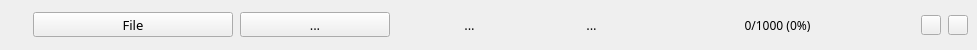
<?xml version="1.0" encoding="UTF-8"?>
<ui version="4.0">
 <class>fileBar</class>
 <widget class="QWidget" name="fileBar">
  <property name="geometry">
   <rect>
    <x>0</x>
    <y>0</y>
    <width>977</width>
    <height>50</height>
   </rect>
  </property>
  <property name="minimumSize">
   <size>
    <width>0</width>
    <height>50</height>
   </size>
  </property>
  <property name="maximumSize">
   <size>
    <width>16777215</width>
    <height>50</height>
   </size>
  </property>
  <property name="windowTitle">
   <string>Form</string>
  </property>
  <property name="autoFillBackground">
   <bool>false</bool>
  </property>
  <layout class="QHBoxLayout" name="horizontalLayout_2">
   <property name="spacing">
    <number>0</number>
   </property>
   <property name="leftMargin">
    <number>0</number>
   </property>
   <property name="topMargin">
    <number>0</number>
   </property>
   <property name="rightMargin">
    <number>0</number>
   </property>
   <property name="bottomMargin">
    <number>0</number>
   </property>
   <item>
    <widget class="QWidget" name="fileBarContentWidget" native="true">
     <layout class="QHBoxLayout" name="horizontalLayout">
      <property name="spacing">
       <number>7</number>
      </property>
      <property name="leftMargin">
       <number>11</number>
      </property>
      <property name="topMargin">
       <number>5</number>
      </property>
      <property name="bottomMargin">
       <number>5</number>
      </property>
      <item>
       <widget class="QWidget" name="sortWidget" native="true">
        <property name="sizePolicy">
         <sizepolicy hsizetype="Preferred" vsizetype="Preferred">
          <horstretch>0</horstretch>
          <verstretch>0</verstretch>
         </sizepolicy>
        </property>
        <layout class="QVBoxLayout" name="verticalLayout">
         <property name="spacing">
          <number>2</number>
         </property>
         <property name="leftMargin">
          <number>0</number>
         </property>
         <property name="topMargin">
          <number>0</number>
         </property>
         <property name="rightMargin">
          <number>0</number>
         </property>
         <property name="bottomMargin">
          <number>0</number>
         </property>
         <item>
          <widget class="QWidget" name="dragHandle" native="true">
           <property name="minimumSize">
            <size>
             <width>15</width>
             <height>32</height>
            </size>
           </property>
           <property name="maximumSize">
            <size>
             <width>15</width>
             <height>32</height>
            </size>
           </property>
          </widget>
         </item>
        </layout>
       </widget>
      </item>
      <item>
       <widget class="QPushButton" name="fileNameButton">
        <property name="minimumSize">
         <size>
          <width>200</width>
          <height>25</height>
         </size>
        </property>
        <property name="maximumSize">
         <size>
          <width>200</width>
          <height>25</height>
         </size>
        </property>
        <property name="font">
         <font>
          <family>Mi Outfit</family>
          <pointsize>10</pointsize>
         </font>
        </property>
        <property name="text">
         <string>File</string>
        </property>
       </widget>
      </item>
      <item>
       <widget class="QPushButton" name="frameButton">
        <property name="minimumSize">
         <size>
          <width>150</width>
          <height>25</height>
         </size>
        </property>
        <property name="maximumSize">
         <size>
          <width>150</width>
          <height>25</height>
         </size>
        </property>
        <property name="font">
         <font>
          <family>Mi Outfit</family>
          <pointsize>10</pointsize>
         </font>
        </property>
        <property name="text">
         <string>...</string>
        </property>
       </widget>
      </item>
      <item>
       <widget class="QLabel" name="resolutionLabel">
        <property name="minimumSize">
         <size>
          <width>145</width>
          <height>25</height>
         </size>
        </property>
        <property name="maximumSize">
         <size>
          <width>145</width>
          <height>25</height>
         </size>
        </property>
        <property name="font">
         <font>
          <family>Mi Outfit</family>
          <pointsize>10</pointsize>
         </font>
        </property>
        <property name="text">
         <string>...</string>
        </property>
        <property name="alignment">
         <set>Qt::AlignmentFlag::AlignCenter</set>
        </property>
        <property name="margin">
         <number>0</number>
        </property>
        <property name="indent">
         <number>-1</number>
        </property>
       </widget>
      </item>
      <item>
       <widget class="QLabel" name="renderEngineLabel">
        <property name="minimumSize">
         <size>
          <width>85</width>
          <height>25</height>
         </size>
        </property>
        <property name="maximumSize">
         <size>
          <width>85</width>
          <height>25</height>
         </size>
        </property>
        <property name="font">
         <font>
          <family>Mi Outfit</family>
          <pointsize>10</pointsize>
         </font>
        </property>
        <property name="text">
         <string>...</string>
        </property>
        <property name="alignment">
         <set>Qt::AlignmentFlag::AlignCenter</set>
        </property>
        <property name="margin">
         <number>0</number>
        </property>
        <property name="indent">
         <number>-1</number>
        </property>
       </widget>
      </item>
      <item>
       <widget class="ProgressBar" name="progressBar" native="true">
        <property name="sizePolicy">
         <sizepolicy hsizetype="Expanding" vsizetype="Preferred">
          <horstretch>0</horstretch>
          <verstretch>0</verstretch>
         </sizepolicy>
        </property>
        <property name="minimumSize">
         <size>
          <width>0</width>
          <height>20</height>
         </size>
        </property>
        <property name="maximumSize">
         <size>
          <width>16777215</width>
          <height>20</height>
         </size>
        </property>
        <layout class="QVBoxLayout" name="verticalLayout_2">
         <property name="spacing">
          <number>0</number>
         </property>
         <property name="leftMargin">
          <number>0</number>
         </property>
         <property name="topMargin">
          <number>0</number>
         </property>
         <property name="rightMargin">
          <number>0</number>
         </property>
         <property name="bottomMargin">
          <number>0</number>
         </property>
         <item>
          <widget class="QLabel" name="progressBarLabel">
           <property name="font">
            <font>
             <family>Mi Outfit</family>
             <pointsize>9</pointsize>
            </font>
           </property>
           <property name="text">
            <string>0/1000 (0%)</string>
           </property>
           <property name="alignment">
            <set>Qt::AlignmentFlag::AlignCenter</set>
           </property>
          </widget>
         </item>
        </layout>
       </widget>
      </item>
      <item>
       <widget class="QPushButton" name="reloadButton">
        <property name="minimumSize">
         <size>
          <width>20</width>
          <height>20</height>
         </size>
        </property>
        <property name="maximumSize">
         <size>
          <width>20</width>
          <height>20</height>
         </size>
        </property>
        <property name="font">
         <font>
         </font>
        </property>
        <property name="text">
         <string/>
        </property>
        <property name="icon">
         <iconset resource="../resource/resource.qrc">
          <normaloff>:/icon/retry.ico</normaloff>:/icon/retry.ico</iconset>
        </property>
        <property name="iconSize">
         <size>
          <width>12</width>
          <height>12</height>
         </size>
        </property>
       </widget>
      </item>
      <item>
       <widget class="QPushButton" name="deleteButton">
        <property name="minimumSize">
         <size>
          <width>20</width>
          <height>20</height>
         </size>
        </property>
        <property name="maximumSize">
         <size>
          <width>20</width>
          <height>20</height>
         </size>
        </property>
        <property name="font">
         <font>
         </font>
        </property>
        <property name="text">
         <string/>
        </property>
        <property name="icon">
         <iconset resource="../resource/resource.qrc">
          <normaloff>:/icon/close.ico</normaloff>:/icon/close.ico</iconset>
        </property>
        <property name="iconSize">
         <size>
          <width>8</width>
          <height>8</height>
         </size>
        </property>
       </widget>
      </item>
     </layout>
    </widget>
   </item>
  </layout>
 </widget>
 <customwidgets>
  <customwidget>
   <class>ProgressBar</class>
   <extends>QWidget</extends>
   <header>progress_bar.h</header>
   <container>1</container>
  </customwidget>
 </customwidgets>
 <resources>
  <include location="../resource/resource.qrc"/>
 </resources>
 <connections/>
</ui>
